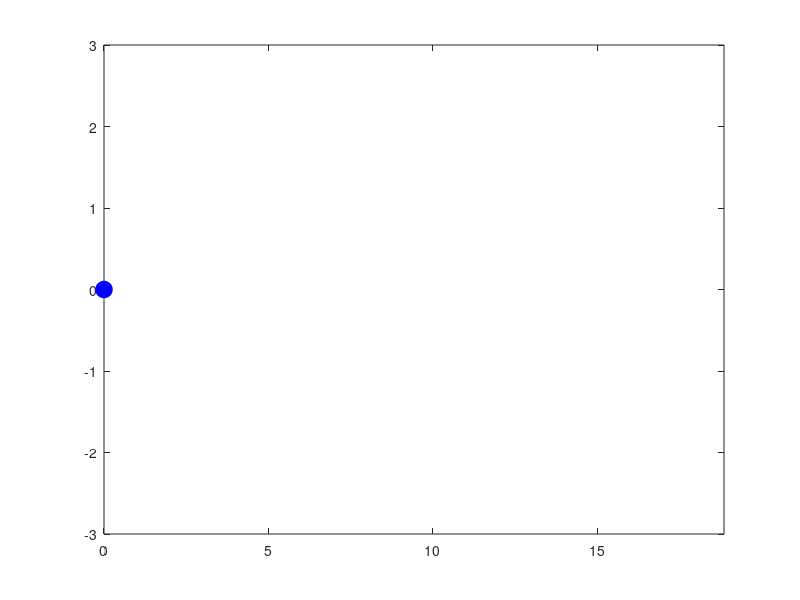
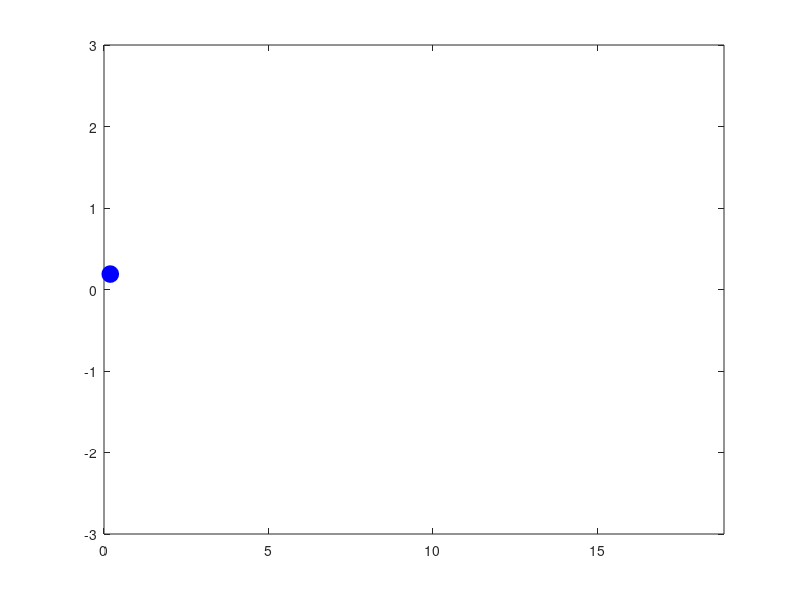
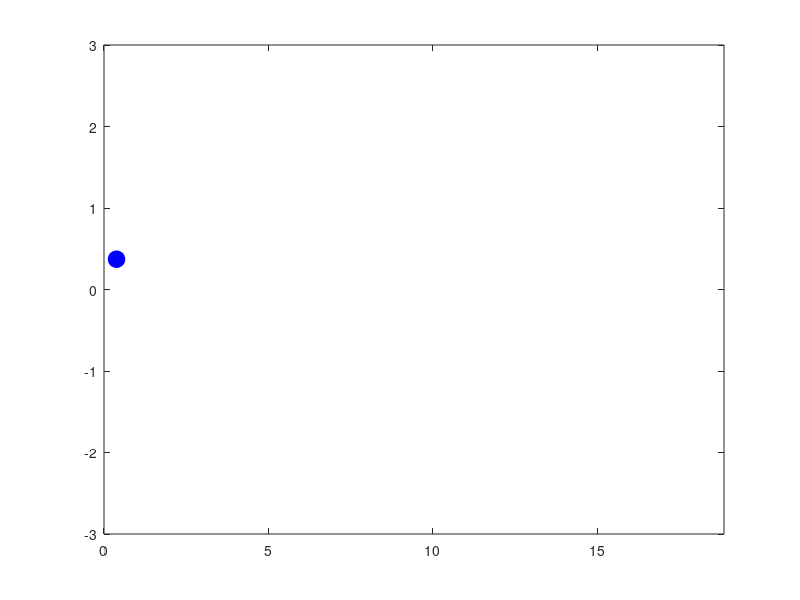
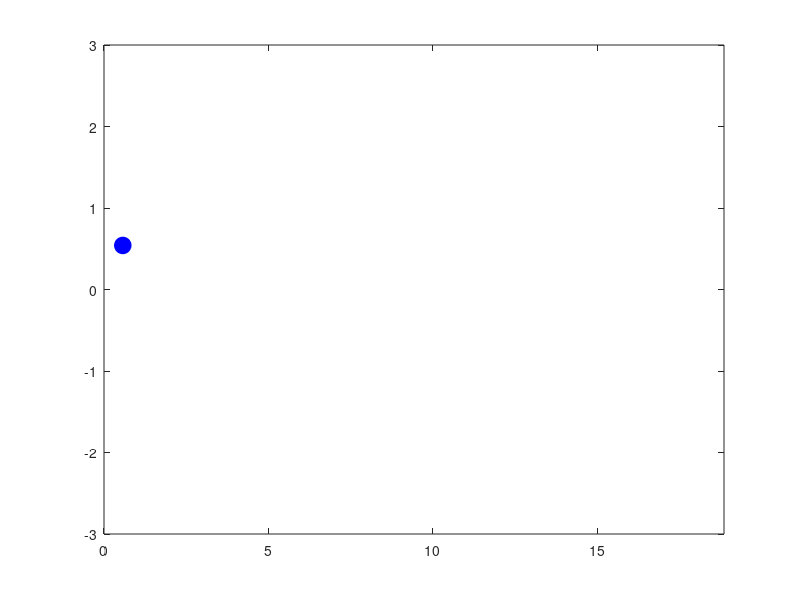

Here is the MATLAB script that generated these plots, in order: (Note: this script raises an error after producing the figures.)
time = 100;
del1 = .1;
t0 = 0;

x = linspace(0, 6*pi);
y = sin(x);

for t = 1:time
   figure('Position', [100, 100, 1000, 600]);
   plot(x(t), y(t), '-ro', ...
    "MarkerSize", 12, ...          % Tamaño del círculo
    "MarkerEdgeColor", "blue", ... % Color del borde
    "MarkerFaceColor", "blue")     % Color de relleno 

   ylim([-3,3]);
   xlim([0, 6*pi]); 
   F(t) = getframe;  
end

writerObj = VideoWriter('test3.avi');
open(writerObj);
writeVideo(writerObj, F)
close(writerObj);
